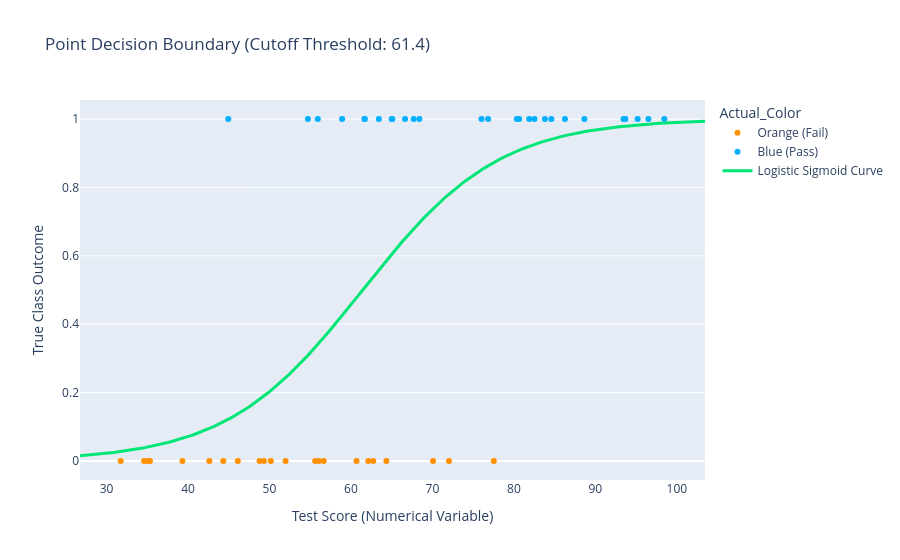

The notebook cell this image was saved under:
### Code cell
import plotly.graph_objects as go

# Create smooth X values stretching across the plot
x_curve = np.linspace(df['Score'].min() - 5, df['Score'].max() + 5, 300)
# Extract the prediction probabilities for Class 1 (Blue)
y_curve_probs = model.predict_proba(x_curve.reshape(-1, 1))[:, 1]

# Append the green probability line to our existing figure
fig.add_trace(
    go.Scatter(
        x=x_curve, y=y_curve_probs,
        mode='lines',
        name='Logistic Sigmoid Curve',
        line=dict(color='#00e676', width=3) # Vibrant green color
    )
)

### Figure 1 — Plotly figure (JSON) as saved in the notebook; plotly's stock layout.template omitted (floating-point values rounded to 4 significant figures; data arrays with more than 128 entries replaced by an {"elided": "..."} marker saying what was removed)
{"data": [{"alignmentgroup": "True", "boxpoints": "all", "fillcolor": "rgba(255,255,255,0)", "hoveron": "points", "hovertemplate": "Actual_Color=Orange (Fail)<br>Test Score (Numerical Variable)=%{x}<br>True Class Outcome=%{y}<extra></extra>", "legendgroup": "Orange (Fail)", "line": {"color": "rgba(255,255,255,0)"}, "marker": {"color": "#ff9100"}, "name": "Orange (Fail)", "offsetgroup": "Orange (Fail)", "orientation": "v", "pointpos": 0, "showlegend": true, "type": "box", "x": [35.34, 60.69, 35.04, 48.79, 77.55, 56.67, 34.62, 50.17, 31.74, 72.04, 46.12, 39.32, 62.74, 44.34, 64.35, 56.07, 55.61, 51.98, 70.08, 49.32, 62.14, 42.63], "x0": " ", "xaxis": "x", "y": [0, 0, 0, 0, 0, 0, 0, 0, 0, 0, 0, 0, 0, 0, 0, 0, 0, 0, 0, 0, 0, 0], "y0": " ", "yaxis": "y"}, {"alignmentgroup": "True", "boxpoints": "all", "fillcolor": "rgba(255,255,255,0)", "hoveron": "points", "hovertemplate": "Actual_Color=Blue (Pass)<br>Test Score (Numerical Variable)=%{x}<br>True Class Outcome=%{y}<extra></extra>", "legendgroup": "Blue (Pass)", "line": {"color": "rgba(255,255,255,0)"}, "marker": {"color": "#00b0ff"}, "name": "Blue (Pass)", "offsetgroup": "Blue (Pass)", "orientation": "v", "pointpos": 0, "showlegend": true, "type": "box", "x": [84.59, 80.64, 98.46, 67.69, 65.08, 64.99, 86.26, 93.67, 44.94, 61.65, 95.18, 96.51, 68.39, 93.64, 66.64, 82.53, 76.83, 63.42, 88.65, 83.81, 61.7, 54.71, 76.02, 55.92, 80.35, 58.91, 93.45, 81.88], "x0": " ", "xaxis": "x", "y": [1, 1, 1, 1, 1, 1, 1, 1, 1, 1, 1, 1, 1, 1, 1, 1, 1, 1, 1, 1, 1, 1, 1, 1, 1, 1, 1, 1], "y0": " ", "yaxis": "y"}, {"line": {"color": "#00e676", "width": 3}, "mode": "lines", "name": "Logistic Sigmoid Curve", "type": "scatter", "x": {"elided": "300 float values"}, "y": {"elided": "300 float values"}}], "layout": {"boxmode": "group", "legend": {"title": {"text": "Actual_Color"}, "tracegroupgap": 0}, "title": {"text": "Point Decision Boundary (Cutoff Threshold: 61.4)"}, "xaxis": {"anchor": "y", "domain": [0, 1], "title": {"text": "Test Score (Numerical Variable)"}}, "yaxis": {"anchor": "x", "domain": [0, 1], "title": {"text": "True Class Outcome"}}}}
